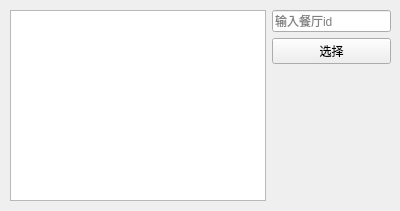
<?xml version="1.0" encoding="UTF-8"?>
<ui version="4.0">
 <class>select_rest</class>
 <widget class="QWidget" name="select_rest">
  <property name="geometry">
   <rect>
    <x>0</x>
    <y>0</y>
    <width>400</width>
    <height>211</height>
   </rect>
  </property>
  <property name="windowTitle">
   <string>Form</string>
  </property>
  <widget class="QWidget" name="horizontalLayoutWidget">
   <property name="geometry">
    <rect>
     <x>10</x>
     <y>10</y>
     <width>381</width>
     <height>191</height>
    </rect>
   </property>
   <layout class="QHBoxLayout" name="horizontalLayout">
    <item>
     <widget class="QTextBrowser" name="restlist"/>
    </item>
    <item>
     <layout class="QVBoxLayout" name="verticalLayout">
      <item>
       <widget class="QLineEdit" name="idrest">
        <property name="placeholderText">
         <string>输入餐厅id</string>
        </property>
       </widget>
      </item>
      <item>
       <widget class="QPushButton" name="select">
        <property name="text">
         <string>选择</string>
        </property>
       </widget>
      </item>
      <item>
       <spacer name="verticalSpacer">
        <property name="orientation">
         <enum>Qt::Orientation::Vertical</enum>
        </property>
        <property name="sizeHint" stdset="0">
         <size>
          <width>20</width>
          <height>40</height>
         </size>
        </property>
       </spacer>
      </item>
     </layout>
    </item>
   </layout>
  </widget>
 </widget>
 <resources/>
 <connections/>
</ui>
